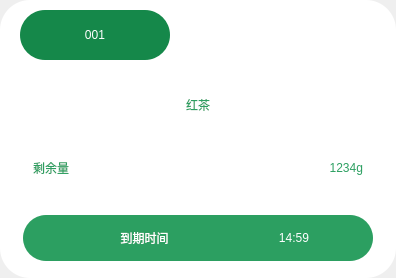
<?xml version="1.0" encoding="UTF-8"?>
<ui version="4.0">
 <class>Form</class>
 <widget class="QWidget" name="Form">
  <property name="geometry">
   <rect>
    <x>0</x>
    <y>0</y>
    <width>396</width>
    <height>278</height>
   </rect>
  </property>
  <property name="minimumSize">
   <size>
    <width>396</width>
    <height>278</height>
   </size>
  </property>
  <property name="maximumSize">
   <size>
    <width>396</width>
    <height>278</height>
   </size>
  </property>
  <property name="windowTitle">
   <string>Form</string>
  </property>
  <layout class="QHBoxLayout" name="horizontalLayout">
   <property name="spacing">
    <number>0</number>
   </property>
   <property name="leftMargin">
    <number>0</number>
   </property>
   <property name="topMargin">
    <number>0</number>
   </property>
   <property name="rightMargin">
    <number>0</number>
   </property>
   <property name="bottomMargin">
    <number>0</number>
   </property>
   <item>
    <widget class="QWidget" name="widget" native="true">
     <property name="styleSheet">
      <string notr="true">QWidget#widget{
	background-color:rgb(255, 255, 255);
	border-radius:30px;
}</string>
     </property>
     <layout class="QVBoxLayout" name="verticalLayout">
      <property name="spacing">
       <number>0</number>
      </property>
      <property name="leftMargin">
       <number>0</number>
      </property>
      <property name="topMargin">
       <number>0</number>
      </property>
      <property name="rightMargin">
       <number>0</number>
      </property>
      <property name="bottomMargin">
       <number>0</number>
      </property>
      <item>
       <widget class="QWidget" name="widget_2" native="true">
        <property name="minimumSize">
         <size>
          <width>0</width>
          <height>70</height>
         </size>
        </property>
        <property name="maximumSize">
         <size>
          <width>16777215</width>
          <height>70</height>
         </size>
        </property>
        <layout class="QHBoxLayout" name="horizontalLayout_2">
         <property name="leftMargin">
          <number>20</number>
         </property>
         <property name="topMargin">
          <number>6</number>
         </property>
         <property name="rightMargin">
          <number>19</number>
         </property>
         <property name="bottomMargin">
          <number>6</number>
         </property>
         <item>
          <widget class="QLabel" name="conduit_card_id_l">
           <property name="minimumSize">
            <size>
             <width>150</width>
             <height>50</height>
            </size>
           </property>
           <property name="maximumSize">
            <size>
             <width>150</width>
             <height>50</height>
            </size>
           </property>
           <property name="styleSheet">
            <string notr="true">background-color:rgb(21, 136, 74);
color:rgb(255, 255, 255);
border-radius:25px;</string>
           </property>
           <property name="text">
            <string>001</string>
           </property>
           <property name="alignment">
            <set>Qt::AlignCenter</set>
           </property>
          </widget>
         </item>
         <item>
          <spacer name="horizontalSpacer">
           <property name="orientation">
            <enum>Qt::Horizontal</enum>
           </property>
           <property name="sizeHint" stdset="0">
            <size>
             <width>170</width>
             <height>20</height>
            </size>
           </property>
          </spacer>
         </item>
         <item>
          <widget class="QLabel" name="conduit_card_mark_l">
           <property name="minimumSize">
            <size>
             <width>24</width>
             <height>24</height>
            </size>
           </property>
           <property name="maximumSize">
            <size>
             <width>24</width>
             <height>24</height>
            </size>
           </property>
           <property name="styleSheet">
            <string notr="true">border-image: url(:/icon/conduit_card_mark.png);</string>
           </property>
           <property name="text">
            <string/>
           </property>
          </widget>
         </item>
        </layout>
       </widget>
      </item>
      <item>
       <widget class="QWidget" name="widget_3" native="true">
        <layout class="QVBoxLayout" name="verticalLayout_2">
         <property name="spacing">
          <number>0</number>
         </property>
         <property name="leftMargin">
          <number>0</number>
         </property>
         <property name="topMargin">
          <number>0</number>
         </property>
         <property name="rightMargin">
          <number>0</number>
         </property>
         <property name="bottomMargin">
          <number>0</number>
         </property>
         <item>
          <widget class="QWidget" name="widget_4" native="true">
           <property name="styleSheet">
            <string notr="true">QWidget#widget_4{
	background-color:transparent;
}</string>
           </property>
           <layout class="QHBoxLayout" name="horizontalLayout_3">
            <property name="leftMargin">
             <number>0</number>
            </property>
            <property name="topMargin">
             <number>0</number>
            </property>
            <property name="rightMargin">
             <number>0</number>
            </property>
            <property name="bottomMargin">
             <number>0</number>
            </property>
            <item>
             <spacer name="horizontalSpacer_2">
              <property name="orientation">
               <enum>Qt::Horizontal</enum>
              </property>
              <property name="sizeHint" stdset="0">
               <size>
                <width>98</width>
                <height>20</height>
               </size>
              </property>
             </spacer>
            </item>
            <item>
             <widget class="QLabel" name="conduit_card_name_l">
              <property name="styleSheet">
               <string notr="true">color:rgb(44, 159, 97);</string>
              </property>
              <property name="text">
               <string>红茶</string>
              </property>
             </widget>
            </item>
            <item>
             <spacer name="horizontalSpacer_3">
              <property name="orientation">
               <enum>Qt::Horizontal</enum>
              </property>
              <property name="sizeHint" stdset="0">
               <size>
                <width>97</width>
                <height>20</height>
               </size>
              </property>
             </spacer>
            </item>
           </layout>
          </widget>
         </item>
         <item>
          <widget class="QWidget" name="widget_5" native="true">
           <layout class="QHBoxLayout" name="horizontalLayout_4" stretch="0">
            <property name="spacing">
             <number>0</number>
            </property>
            <property name="leftMargin">
             <number>0</number>
            </property>
            <property name="topMargin">
             <number>0</number>
            </property>
            <property name="rightMargin">
             <number>0</number>
            </property>
            <property name="bottomMargin">
             <number>12</number>
            </property>
            <item>
             <widget class="QWidget" name="widget_8" native="true">
              <property name="minimumSize">
               <size>
                <width>350</width>
                <height>0</height>
               </size>
              </property>
              <property name="maximumSize">
               <size>
                <width>350</width>
                <height>16777215</height>
               </size>
              </property>
              <layout class="QHBoxLayout" name="horizontalLayout_7">
               <property name="spacing">
                <number>0</number>
               </property>
               <property name="leftMargin">
                <number>10</number>
               </property>
               <property name="topMargin">
                <number>0</number>
               </property>
               <property name="rightMargin">
                <number>10</number>
               </property>
               <property name="bottomMargin">
                <number>0</number>
               </property>
               <item>
                <widget class="QLabel" name="conduit_card_title_l">
                 <property name="styleSheet">
                  <string notr="true">color:rgb(44, 159, 97);</string>
                 </property>
                 <property name="text">
                  <string>剩余量</string>
                 </property>
                 <property name="alignment">
                  <set>Qt::AlignLeading|Qt::AlignLeft|Qt::AlignVCenter</set>
                 </property>
                </widget>
               </item>
               <item>
                <widget class="QLabel" name="conduit_card_g_l">
                 <property name="styleSheet">
                  <string notr="true">color:rgb(44, 159, 97);</string>
                 </property>
                 <property name="text">
                  <string>1234g</string>
                 </property>
                 <property name="alignment">
                  <set>Qt::AlignRight|Qt::AlignTrailing|Qt::AlignVCenter</set>
                 </property>
                </widget>
               </item>
              </layout>
             </widget>
            </item>
           </layout>
          </widget>
         </item>
         <item>
          <widget class="QWidget" name="widget_6" native="true">
           <layout class="QHBoxLayout" name="horizontalLayout_5">
            <property name="topMargin">
             <number>0</number>
            </property>
            <property name="bottomMargin">
             <number>11</number>
            </property>
            <item>
             <widget class="QWidget" name="widget_7" native="true">
              <property name="minimumSize">
               <size>
                <width>350</width>
                <height>46</height>
               </size>
              </property>
              <property name="maximumSize">
               <size>
                <width>350</width>
                <height>46</height>
               </size>
              </property>
              <property name="styleSheet">
               <string notr="true">QWidget#widget_7{
	background-color:rgb(44, 159, 97);
	color:white;
	border-radius:23px;
	
}</string>
              </property>
              <layout class="QHBoxLayout" name="horizontalLayout_6">
               <property name="spacing">
                <number>11</number>
               </property>
               <property name="topMargin">
                <number>7</number>
               </property>
               <property name="rightMargin">
                <number>10</number>
               </property>
               <property name="bottomMargin">
                <number>8</number>
               </property>
               <item>
                <widget class="QLabel" name="label">
                 <property name="minimumSize">
                  <size>
                   <width>32</width>
                   <height>32</height>
                  </size>
                 </property>
                 <property name="maximumSize">
                  <size>
                   <width>32</width>
                   <height>32</height>
                  </size>
                 </property>
                 <property name="styleSheet">
                  <string notr="true">border-image: url(:/icon/icon_conduit_card_clock_white.png);</string>
                 </property>
                 <property name="text">
                  <string/>
                 </property>
                </widget>
               </item>
               <item>
                <widget class="QLabel" name="label_2">
                 <property name="styleSheet">
                  <string notr="true">color:white;</string>
                 </property>
                 <property name="text">
                  <string>到期时间</string>
                 </property>
                 <property name="alignment">
                  <set>Qt::AlignCenter</set>
                 </property>
                </widget>
               </item>
               <item>
                <widget class="QLabel" name="l_date">
                 <property name="styleSheet">
                  <string notr="true">color:white;</string>
                 </property>
                 <property name="text">
                  <string>14:59</string>
                 </property>
                 <property name="alignment">
                  <set>Qt::AlignCenter</set>
                 </property>
                </widget>
               </item>
              </layout>
             </widget>
            </item>
           </layout>
          </widget>
         </item>
        </layout>
       </widget>
      </item>
     </layout>
    </widget>
   </item>
  </layout>
 </widget>
 <resources>
  <include location="../drawable/drawable.qrc"/>
 </resources>
 <connections/>
</ui>
